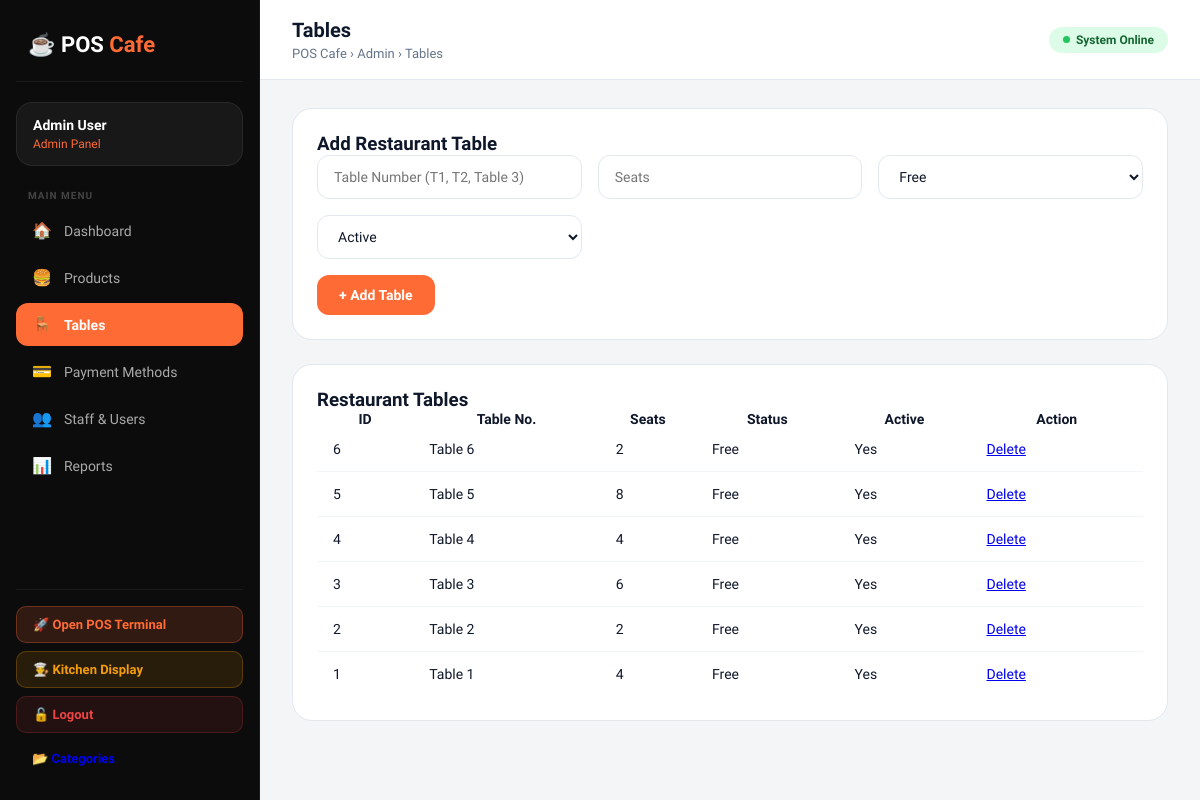
Screenshot of /admin/tables.php (signed in) with the database file from the repository.
### tables this page shows
CREATE TABLE IF NOT EXISTS restaurant_tables (
    id INT AUTO_INCREMENT PRIMARY KEY,
    table_number VARCHAR(20) NOT NULL,
    seats INT NOT NULL,
    status ENUM('free','occupied') DEFAULT 'free',
    active ENUM('yes','no') DEFAULT 'yes',
    created_at TIMESTAMP DEFAULT CURRENT_TIMESTAMP
);

### admin/tables.php (the view, shortened to what this page needs)
<?php
include("../config/db.php");
include("layout/header.php");
$tables = mysqli_query($conn, "SELECT * FROM restaurant_tables ORDER BY id DESC");
?>
<div class="panel">
    <h3>Add Restaurant Table</h3>
    <form method="POST">
        <div class="form-grid">
            <input type="text" name="table_number" placeholder="Table Number (T1, T2, Table 3)" required>
            <input type="number" name="seats" placeholder="Seats" required>
            <select name="status">
                <option value="free">Free</option>
            </select>
            <select name="active">
                <option value="yes">Active</option>
            </select>
        </div>
        <div style="margin-top:16px;">
            <button type="submit" name="add_table" class="btn-primary">+ Add Table</button>
        </div>
    </form>
</div>
<div class="panel">
    <h3>Restaurant Tables</h3>
    <div class="table-wrap">
        <table>
            <tr>
                <th>ID</th>
                <th>Table No.</th>
                <th>Seats</th>
                <th>Status</th>
                <th>Active</th>
                <th>Action</th>
            </tr>
            <?php while($row = mysqli_fetch_assoc($tables)) { ?>
            <tr>
                <td><?php echo $row['id']; ?></td>
                <td><?php echo htmlspecialchars($row['table_number']); ?></td>
                <td><?php echo $row['seats']; ?></td>
                <td>
                    <span class="<?php echo ($row['status'] == 'free') ? 'status-free' : 'status-occupied'; ?>">
                        <?php echo ucfirst($row['status']); ?>
                    </span>
                </td>
                <td>
                    <span class="<?php echo ($row['active'] == 'yes') ? 'status-yes' : 'status-no'; ?>">
                        <?php echo ucfirst($row['active']); ?>
                    </span>
                </td>
                <td>
                    <a class="action-btn delete-btn" href="delete_table.php?id=<?php echo $row['id']; ?>" onclick="return confirm('Delete this table?')">Delete</a>
                </td>
            </tr>
            <?php } ?>
        </table>
    </div>
</div>
<?php include("layout/footer.php"); ?>

### admin/layout/header.php (style rules this page uses)
*, *::before, *::after { margin: 0; padding: 0; box-sizing: border-box; }
:root { --primary: #FF6B35; --primary-dark: #E85520; --sidebar-bg: #0C0C0C; --sidebar-border: rgba(255,255,255,0.06); --main-bg: #F4F5F7; --card-bg: #FFFFFF; --text-dark: #0F172A; --text-muted: #64748B; --border: #E2E8F0; --success: #10B981; --danger: #EF4444; --warning: #F59E0B; }
body { font-family: 'Sora', sans-serif; background: var(--main-bg); color: var(--text-dark); }
.panel { background: var(--card-bg); border: 1px solid var(--border); border-radius: 20px; padding: 24px; margin-bottom: 24px; }
.form-grid { display: grid; grid-template-columns: repeat(auto-fit, minmax(220px, 1fr)); gap: 16px; }
input, select, textarea { padding: 12px 16px; border: 1px solid var(--border); border-radius: 12px; font-family: 'Sora', sans-serif; font-size: 14px; color: var(--text-dark); background: white; transition: all 0.2s ease; width: 100%; }
.btn-primary { background: var(--primary); color: white; border: none; padding: 12px 22px; border-radius: 12px; font-family: 'Sora', sans-serif; font-size: 14px; font-weight: 600; cursor: pointer; transition: all 0.2s ease; display: inline-flex; align-items: center; gap: 8px; }
.table-wrap { overflow-x: auto; }
table { width: 100%; border-collapse: collapse; font-size: 14px; }
table tbody td { padding: 14px 16px; border-bottom: 1px solid #F1F5F9; color: var(--text-dark); }
table tbody tr:last-child td { border-bottom: none; }

### rows the page displays
restaurant_tables: id "6", table_number "Table 6", seats "2", status "Free", active "Yes"
restaurant_tables: id "5", table_number "Table 5", seats "8", status "Free", active "Yes"
restaurant_tables: id "4", table_number "Table 4", seats "4", status "Free", active "Yes"
restaurant_tables: id "3", table_number "Table 3", seats "6", status "Free", active "Yes"
restaurant_tables: id "2", table_number "Table 2", seats "2", status "Free", active "Yes"
restaurant_tables: id "1", table_number "Table 1", seats "4", status "Free", active "Yes"

### other values shown
$user_name "Admin User"
$user_role "Admin"
$item['icon'] "🏠"
$item['label'] "Dashboard"
$item['icon'] "🍔"
$item['label'] "Products"
$item['icon'] "🪑"
$item['label'] "Tables"
$item['icon'] "💳"
$item['label'] "Payment Methods"
$item['icon'] "👥"
$item['label'] "Staff & Users"
$item['icon'] "📊"
$item['label'] "Reports"
str_replace(['.php','_'], ['',' '], $current_page) "Tables"
